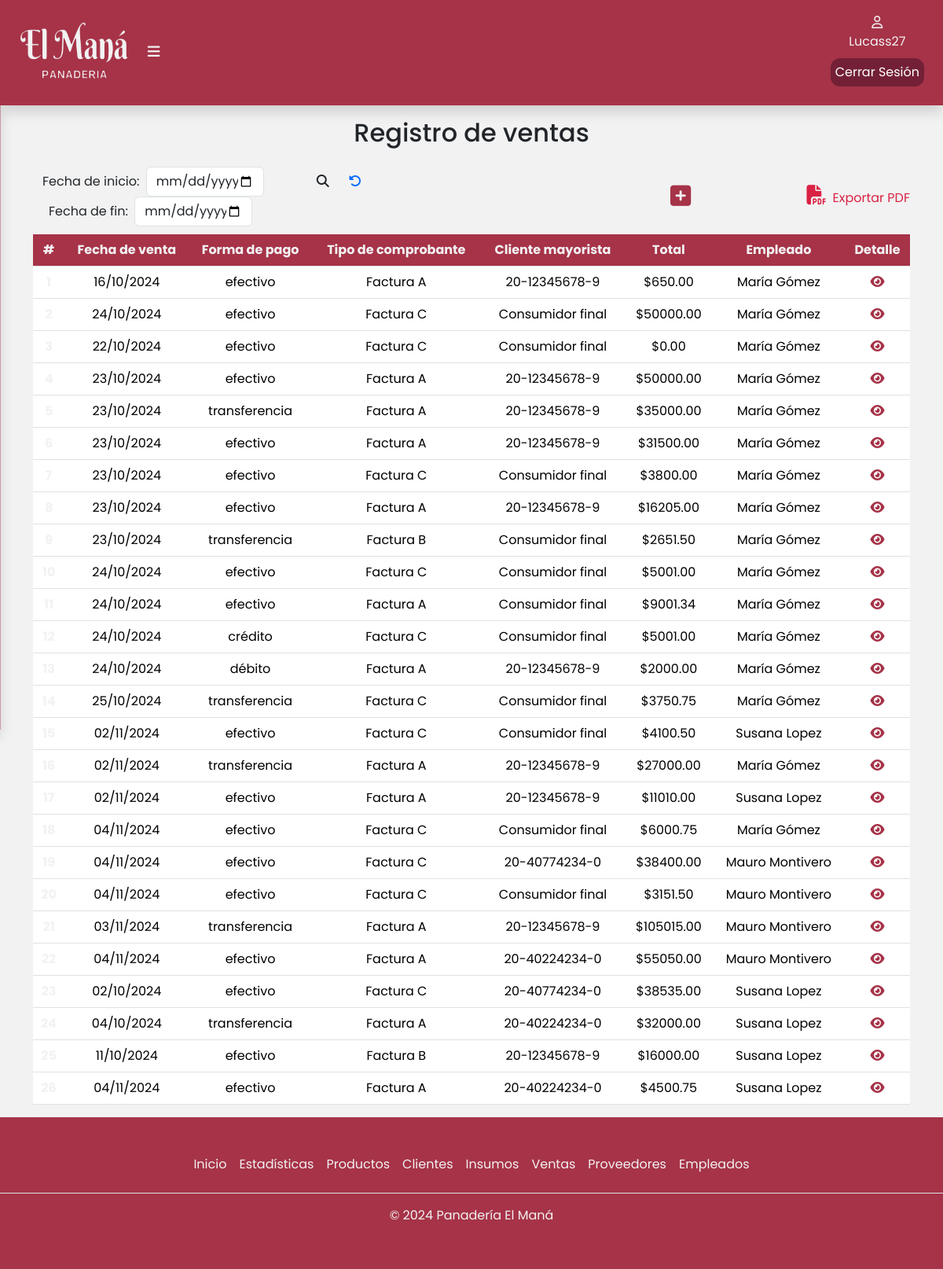
The page /ventas/ (signed in) on the database its author committed.
### apps/ventas/models.py (models this page shows, shortened)
class Venta(models.Model):
    TIPO_COMPROBANTE = [
        ('A', 'Factura A'),
        ('B', 'Factura B'),
        ('C', 'Factura C'),
    ]
    FORMA_PAGO = [
        ('efectivo','Efectivo'),
        ('transferencia','Transferencia'),
        ('débito','Débito'),
        ('crédito','Crédito'),
    ]
    fechaDeVenta = models.DateField(blank=False, null=False)
    formaDePago = models.CharField(max_length=15, choices=FORMA_PAGO,blank=False, null=False)
    tipoDeComprobante = models.CharField(max_length=15, choices=TIPO_COMPROBANTE,blank=False, null=False)
    clienteMayorista = models.ForeignKey(ClienteMayorista, on_delete=models.SET_NULL, null=True, blank=True,related_name='clienteMayorista')
    total = models.DecimalField(max_digits=10, decimal_places=2,default=0)
    empleado = models.ForeignKey(Empleado,on_delete=models.CASCADE,related_name='ventaEmpleado')

class ClienteMayorista(Persona):
    cuil = models.CharField(max_length=13,blank=False, null=False)

### apps/usuarios/models.py (models this page shows, shortened)
class Persona(models.Model):
    nombre = models.CharField(max_length=50,blank=False,null=False)
    apellido = models.CharField(max_length=50,blank=False,null=False)
    direccion  = models.CharField(max_length=50,blank=False,null=False)
    telefono = models.CharField(max_length=15,blank=False,null=False)
    mail = models.EmailField(blank=True,null=True)
    class Meta:
        abstract = True  # Esto hace que no se genere una tabla en la BD

class Empleado(Persona):
    ESTADO = [
        ('activo', 'Activo'),
        ('inactivo', 'Inactivo'),
    ]
    user = models.OneToOneField(User, on_delete=models.CASCADE,related_name='user')
    dni  = models.CharField(max_length=8,blank=False,null=False)
    fechaDeNacimiento = models.DateField(blank=False,null=False)
    fechaDeIngreso = models.DateField(blank=False,null=False)
    salario = models.DecimalField(max_digits=10,blank=False,null=False,decimal_places=2)
    estado = models.CharField(max_length=10,choices=ESTADO,blank=False,null=False,default='activo')

### apps/ventas/views.py (the view)
# urls.py: path('ventas/',include('apps.ventas.urls')),
def ventas(request):
    ventas = Venta.objects.all()
    return render(request,'ventas/ventas.html',{'ventas':ventas})

### apps/ventas/templates/ventas/ventas.html (shortened to what this page needs)
{% extends 'base/base.html' %}
{% load static %}
{% block contenido %}
<div class="container" id="container-tabla">
    <div class="col-12">
        <h2 class="text-center pb-3">Registro de ventas</h2>
        <div class="busqueda d-flex justify-content-between align-items-center">
            <form class="d-flex align-items-center" role="search" method="POST" action="{% url 'ventas:buscarVentas' %}">
                <div class="container">
                    <div class="row">
                        <div class="col">
                            <label for="fecha_inicio" class="me-1">Fecha de inicio:</label>
                            <input type="date" id="fecha_inicio" name="fecha_inicio" class="form-control busquedaFecha d-inline" placeholder="inicio" style="width: 150px;">
                            <label for="fecha_fin" class="ms-2 me-1">Fecha de fin:</label>
                            <input type="date" id="fecha_fin" name="fecha_fin" class="form-control busquedaFecha d-inline" style="width: 150px;">
                        </div>
                        <div class="col">
                            <button class="btn" type="submit">
                                <i class="fa-solid fa-magnifying-glass" style="font-size: 16px"></i>
                            </button>
                            <a href="{% url 'ventas:ventas' %}" class="ms-2"><i class="fa-solid fa-rotate-left"></i></a>
                        </div>
                    </div>
                </div>
            </form>
            <a href="{% url 'ventas:agregarVenta' %}"><i class="fa-solid fa-square-plus" title="Agregar venta" style="font-size: 30px"></i></a>
            <a class="expPdf" href="#" data-bs-toggle="modal" data-bs-target="#pdfModal"><i class="fa-solid fa-file-pdf px-2" style="font-size: 25px"></i>Exportar PDF</a>
        </div>
        <div class="table-responsive">
            <table class="table">
                <thead class="bg-table">
                    <tr>
                        <th scope="col">#</th>
                        <th scope="col">Fecha de venta</th>
                        <th scope="col">Forma de pago</th>
                        <th scope="col">Tipo de comprobante</th>
                        <th scope="col">Cliente mayorista</th>
                        <th scope="col">Total</th>
                        <th scope="col">Empleado</th>
                        <th scope="col">Detalle</th>
                    </tr>
                </thead>
                <tbody>
                    {% for venta in ventas %}
                    <tr>
                        <th scope="row">{{ forloop.counter }}</th>
                        <td>{{ venta.fechaDeVenta|date:"d/m/Y" }}</td>
                        <td>{{ venta.formaDePago }}</td>
                        <td>Factura {{ venta.tipoDeComprobante }}</td>
                        {% if venta.clienteMayorista is None %}
                            <td>Consumidor final</td>
                        {% else %}
                            <td>{{ venta.clienteMayorista.cuil }}</td>
                        {%endif%}
                        <td>${{ venta.total }}</td>
                        <td>{{ venta.empleado.nombre }} {{ venta.empleado.apellido }}</td>
                        <td>
                            <a href="{% url 'ventas:verDetallesVenta' venta.id %}"><i class="fa-solid fa-eye" title="Ver detalles"></i></a>
                        </td>
                    </tr>
                    {% empty %}
                    <tr>
                        <td colspan="10">No hay ventas disponibles.</td>
                    </tr>
                    {% endfor %}
                </tbody>
            </table>
        </div>
    </div>
</div>
{% endblock %}

### templates/base/base.html (shortened to what this page needs)
{% load static %}
<!DOCTYPE html>
<html lang="en">
<head>
  <link href="https://cdn.jsdelivr.net/npm/bootstrap@5.3.3/dist/css/bootstrap.min.css" rel="stylesheet"
 />
  <link rel="stylesheet" href="{% static 'css/estilos.css' %}" />
</head>
<body>
  <header>
        <div class="container-fluid shadow">
          <div class="logo">
            <a href="{% url 'inicio:index' %}">
              <img class="logopng" src="{% static 'img/isologo.png' %}" alt="Logo Panadería El Maná" width="140px" height="80px" /></a>
            {% if user.is_authenticated %}
              <label for="btn-menu"><i class="fa-solid fa-bars"></i></label>
            {% endif %}
          </div>
          {% if user.is_authenticated %}
          <div class="d-flex flex-column align-items-center justify-content-center">
            <div class="usuario d-flex flex-column align-items-center justify-content-center">
                <a href="#">
                  <i class="fa-regular fa-user"></i>
                  <p>{{user.username}}</p>
                </a>
            </div>
              <a href="{% url 'inicio:logout' %} " id="cerrarSesion">Cerrar Sesión</a>
          </div>
          {% endif %}
        </div>
  </header>
  {% block contenido %}
  {% endblock %}
  <div class="container-footer">
    <footer class="footer py-3 my-4">
      {% if user.is_authenticated %}
      <ul class="nav justify-content-center border-bottom pb-3 mb-3">
        {% if user.is_superuser %}
          <li class="nav-item">
            <a href="{% url 'inicio:index' %}" class="nav-link px-2">Inicio</a>
          </li>
          <li class="nav-item">
            <a href="{% url 'estadisticas:estadisticas_ventas' %}" class="nav-link px-2">Estadísticas</a>
          </li>
          <li class="nav-item">
            <a href="{% url 'productos:productos' %}" class="nav-link px-2">Productos</a>
          </li>
          <li class="nav-item">
            <a href="{% url 'ventas:listadoMayoristas' %}" class="nav-link px-2">Clientes</a>
          </li>
          <li class="nav-item">
            <a href="{% url 'productos:insumos' %}" class="nav-link px-2">Insumos</a>
          </li>
          <li class="nav-item">
            <a href="{% url 'ventas:ventas' %}" class="nav-link px-2">Ventas</a>
          </li>
          <li class="nav-item">
            <a href="{% url 'pedidos:proveedores' %}" class="nav-link px-2">Proveedores</a>
          </li>
          <li class="nav-item">
            <a href="{% url 'usuarios:empleados' %}" class="nav-link px-2">Empleados</a>
          </li>
        {% endif %}
      </ul>
      <p class="text-center">© 2024 Panadería El Maná</p>
      {% else %}
        <p class="text-center">© 2024 Panadería El Maná</p>
      {% endif %}
    </footer>
  </div>
</body>
</html>

### static/css/estilos.css (style rules this page uses)
body { display: flex; flex-direction: column; min-height: 100vh; margin: 0; font-family: Poppins, sans-serif; background-color: #f2f2f2; }
.container-fluid { position: fixed; background-color: #a63348; padding: 1.5rem; margin-top: auto; display: flex; align-items: center; justify-content: space-between; z-index: 1000; }
.logo { font-size: large; font-weight: 700; padding-right: 5px; }
.usuario { width: 50px; height: 50px; text-align: center; justify-items: center; }
.usuario a { color: #f2f2f2; text-decoration: none; }
.logo .fa-solid { padding-left: 20px; cursor: pointer; }
.container-fluid .logo label i { color: #f2f2f2; }
.container-fluid .usuario { color: #f2f2f2; }
.container-footer { margin-top: auto; background-color: #a63348; color: #f2f2f2; }
.container-footer .footer .nav .nav-item .nav-link { color: #f2f2f2; }
#container-tabla { padding-top: 150px; }
table { text-align: center; }
th, td { vertical-align: middle; }
.bg-table { --bs-table-bg: #a63348; }
.expPdf { text-decoration: none; color: #da2244; }
.busqueda { justify-content: space-between; align-items: center; margin-bottom: 10px; }
#cerrarSesion { text-decoration: none; color:#ffffff; background-color:#732036; border-radius: 12px; padding: 6px; }
.fa-square-plus,.fa-eye, .fa-list-check { color: #a63348; }
.busquedaFecha { width: 200px; }
.table th { color: #f2f2f2; }

### rows shown on the page
Venta: fechaDeVenta "16/10/2024", formaDePago "efectivo", tipoDeComprobante "A", clienteMayorista.cuil "20-12345678-9", total "650.00", empleado.nombre "María", empleado.apellido "Gómez"
Venta: fechaDeVenta "24/10/2024", formaDePago "efectivo", tipoDeComprobante "C", shows "Consumidor final", total "50000.00", empleado.nombre "María", empleado.apellido "Gómez"
Venta: fechaDeVenta "22/10/2024", formaDePago "efectivo", tipoDeComprobante "C", shows "Consumidor final", total "0.00", empleado.nombre "María", empleado.apellido "Gómez"
Venta: fechaDeVenta "23/10/2024", formaDePago "efectivo", tipoDeComprobante "A", clienteMayorista.cuil "20-12345678-9", total "50000.00", empleado.nombre "María", empleado.apellido "Gómez"
Venta: fechaDeVenta "23/10/2024", formaDePago "transferencia", tipoDeComprobante "A", clienteMayorista.cuil "20-12345678-9", total "35000.00", empleado.nombre "María", empleado.apellido "Gómez"
Venta: fechaDeVenta "23/10/2024", formaDePago "efectivo", tipoDeComprobante "A", clienteMayorista.cuil "20-12345678-9", total "31500.00", empleado.nombre "María", empleado.apellido "Gómez"
Venta: fechaDeVenta "23/10/2024", formaDePago "efectivo", tipoDeComprobante "C", shows "Consumidor final", total "3800.00", empleado.nombre "María", empleado.apellido "Gómez"
Venta: fechaDeVenta "23/10/2024", formaDePago "efectivo", tipoDeComprobante "A", clienteMayorista.cuil "20-12345678-9", total "16205.00", empleado.nombre "María", empleado.apellido "Gómez"
Venta: fechaDeVenta "23/10/2024", formaDePago "transferencia", tipoDeComprobante "B", shows "Consumidor final", total "2651.50", empleado.nombre "María", empleado.apellido "Gómez"
Venta: fechaDeVenta "24/10/2024", formaDePago "efectivo", tipoDeComprobante "C", shows "Consumidor final", total "5001.00", empleado.nombre "María", empleado.apellido "Gómez"
Venta: fechaDeVenta "24/10/2024", formaDePago "efectivo", tipoDeComprobante "A", shows "Consumidor final", total "9001.34", empleado.nombre "María", empleado.apellido "Gómez"
Venta: fechaDeVenta "24/10/2024", formaDePago "crédito", tipoDeComprobante "C", shows "Consumidor final", total "5001.00", empleado.nombre "María", empleado.apellido "Gómez"
Venta: fechaDeVenta "24/10/2024", formaDePago "débito", tipoDeComprobante "A", clienteMayorista.cuil "20-12345678-9", total "2000.00", empleado.nombre "María", empleado.apellido "Gómez"
Venta: fechaDeVenta "25/10/2024", formaDePago "transferencia", tipoDeComprobante "C", shows "Consumidor final", total "3750.75", empleado.nombre "María", empleado.apellido "Gómez"
Venta: fechaDeVenta "02/11/2024", formaDePago "efectivo", tipoDeComprobante "C", shows "Consumidor final", total "4100.50", empleado.nombre "Susana", empleado.apellido "Lopez"
Venta: fechaDeVenta "02/11/2024", formaDePago "transferencia", tipoDeComprobante "A", clienteMayorista.cuil "20-12345678-9", total "27000.00", empleado.nombre "María", empleado.apellido "Gómez"
Venta: fechaDeVenta "02/11/2024", formaDePago "efectivo", tipoDeComprobante "A", clienteMayorista.cuil "20-12345678-9", total "11010.00", empleado.nombre "Susana", empleado.apellido "Lopez"
Venta: fechaDeVenta "04/11/2024", formaDePago "efectivo", tipoDeComprobante "C", shows "Consumidor final", total "6000.75", empleado.nombre "María", empleado.apellido "Gómez"
Venta: fechaDeVenta "04/11/2024", formaDePago "efectivo", tipoDeComprobante "C", clienteMayorista.cuil "20-40774234-0", total "38400.00", empleado.nombre "Mauro", empleado.apellido "Montivero"
Venta: fechaDeVenta "04/11/2024", formaDePago "efectivo", tipoDeComprobante "C", shows "Consumidor final", total "3151.50", empleado.nombre "Mauro", empleado.apellido "Montivero"
Venta: fechaDeVenta "03/11/2024", formaDePago "transferencia", tipoDeComprobante "A", clienteMayorista.cuil "20-12345678-9", total "105015.00", empleado.nombre "Mauro", empleado.apellido "Montivero"
Venta: fechaDeVenta "04/11/2024", formaDePago "efectivo", tipoDeComprobante "A", clienteMayorista.cuil "20-40224234-0", total "55050.00", empleado.nombre "Mauro", empleado.apellido "Montivero"
Venta: fechaDeVenta "02/10/2024", formaDePago "efectivo", tipoDeComprobante "C", clienteMayorista.cuil "20-40774234-0", total "38535.00", empleado.nombre "Susana", empleado.apellido "Lopez"
Venta: fechaDeVenta "04/10/2024", formaDePago "transferencia", tipoDeComprobante "A", clienteMayorista.cuil "20-40224234-0", total "32000.00", empleado.nombre "Susana", empleado.apellido "Lopez"
Venta: fechaDeVenta "11/10/2024", formaDePago "efectivo", tipoDeComprobante "B", clienteMayorista.cuil "20-12345678-9", total "16000.00", empleado.nombre "Susana", empleado.apellido "Lopez"
Venta: fechaDeVenta "04/11/2024", formaDePago "efectivo", tipoDeComprobante "A", clienteMayorista.cuil "20-40224234-0", total "4500.75", empleado.nombre "Susana", empleado.apellido "Lopez"

### other values the page prints
{{ user.username }} "Lucass27"
